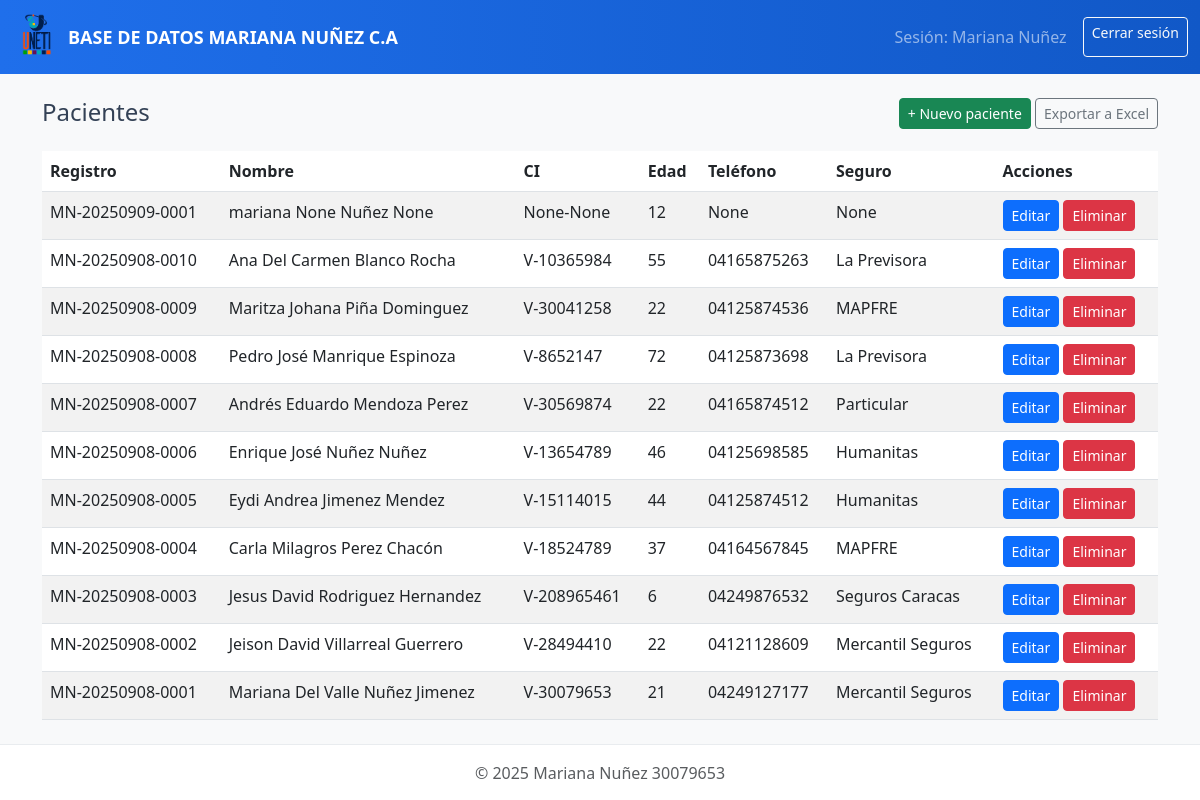
The app's page /patients (signed in) with its own data.
### tables this page shows
CREATE TABLE patients (
        id INTEGER PRIMARY KEY AUTOINCREMENT,
        reg_number TEXT UNIQUE,
        primer_nombre TEXT,
        segundo_nombre TEXT,
        primer_apellido TEXT,
        segundo_apellido TEXT,
        ced_prefijo TEXT,
        ced_numero TEXT,
        fecha_nacimiento TEXT,
        edad INTEGER,
        telefono TEXT,
        telefono_domicilio TEXT,
        direccion TEXT,
        seguro TEXT,
        poliza TEXT,
        responsable TEXT,
        antecedentes TEXT,
        created_at TEXT
    );

### app.py (the view)
@app.route('/patients')
@login_required
def patients():
    con = get_db()
    cur = con.cursor()
    cur.execute("SELECT * FROM patients ORDER BY created_at DESC")
    rows = cur.fetchall()
    con.close()
    return render_template('patients.html', patients=rows)

### app.py (called while the page is built)
def get_db():
    con = sqlite3.connect(DB_FILE)
    con.row_factory = sqlite3.Row
    return con

def login_required(fn):
    from functools import wraps
    @wraps(fn)
    def wrapper(*args, **kwargs):
        if 'user_id' not in session:
            return redirect(url_for('login'))
        return fn(*args, **kwargs)
    return wrapper

### templates/patients.html
{% extends "layout.html" %}
{% block content %}
<div class="d-flex justify-content-between mb-3">
  <h4>Pacientes</h4>
  <div>
    <a class="btn btn-success btn-sm" href="{{ url_for('patient_new') }}">+ Nuevo paciente</a>
    <a class="btn btn-outline-secondary btn-sm" href="{{ url_for('export_patients') }}">Exportar a Excel</a>
  </div>
</div>
<table class="table table-striped">
  <thead>
    <tr>
      <th>Registro</th><th>Nombre</th><th>CI</th><th>Edad</th><th>Teléfono</th><th>Seguro</th><th>Acciones</th>
    </tr>
  </thead>
  <tbody>
    {% for p in patients %}
    <tr>
      <td>{{ p['reg_number'] }}</td>
      <td>{{ p['primer_nombre'] }} {{ p['segundo_nombre'] }} {{ p['primer_apellido'] }} {{ p['segundo_apellido'] }}</td>
      <td>{{ p['ced_prefijo'] }}-{{ p['ced_numero'] }}</td>
      <td>{{ p['edad'] or '-' }}</td>
      <td>{{ p['telefono'] }}</td>
      <td>{{ p['seguro'] }}</td>
      <td>
        <a href="{{ url_for('patient_edit', pid=p['id']) }}" class="btn btn-sm btn-primary">Editar</a>
        <form method="post" action="{{ url_for('patient_delete', pid=p['id']) }}" style="display:inline" onsubmit="return confirm('Eliminar paciente?')">
          <button class="btn btn-sm btn-danger">Eliminar</button>
        </form>
      </td>
    </tr>
    {% else %}
    <tr><td colspan="7" class="text-center">No hay pacientes registrados.</td></tr>
    {% endfor %}
  </tbody>
</table>
{% endblock %}

### templates/layout.html (shortened to what this page needs)
<!doctype html>
<html lang="es">
<head>
  <link href="https://cdn.jsdelivr.net/npm/bootstrap@5.3.0/dist/css/bootstrap.min.css" rel="stylesheet">
  <link href="{{ url_for('static', filename='css/style.css') }}" rel="stylesheet">
</head>
<body class="bg-light">
  <nav class="navbar navbar-expand-lg navbar-dark primary-bg">
    <div class="container-fluid">
      <a class="navbar-brand d-flex align-items-center" href="{{ url_for('dashboard') }}">
        <img src="{{ url_for('static', filename='img/logo.png') }}" alt="logo" height="48" class="me-2">
        BASE DE DATOS MARIANA NUÑEZ C.A
      </a>
      <div class="d-flex">
        {% if session.get('full_name') %}
          <span class="navbar-text me-3">Sesión: {{ session.get('full_name') }}</span>
          <a class="btn btn-outline-light btn-sm" href="{{ url_for('logout') }}">Cerrar sesión</a>
        {% endif %}
      </div>
    </div>
  </nav>
  <div class="container my-4">
    {% block content %}{% endblock %}
  </div>
  <footer class="footer mt-auto py-3 bg-white text-center">
    <div class="container">
      <span class="text-muted">© 2025 Mariana Nuñez 30079653</span>
    </div>
  </footer>
</body>
</html>

### static/css/style.css (style rules this page uses)
:root { --primary-blue:#1f6feb; --primary-dark:#1158c7; --soft-gray:#f3f6f9; --text-gray:#334155; }
body { background: var(--soft-gray); color: var(--text-gray); }
.primary-bg { background: linear-gradient(90deg, var(--primary-blue), var(--primary-dark)); }
.navbar-brand { font-weight:700; font-size:18px; color: #fff !important; }
.table thead { background: #ffffff; }
.footer { border-top:1px solid #e9ecef; }

### records on screen
patients: get "Mariana Nuñez", reg_number "MN-20250908-0001", primer_nombre "Mariana", segundo_nombre "Del Valle", primer_apellido "Nuñez", segundo_apellido "Jimenez", ced_prefijo "V", ced_numero "30079653", edad "21", telefono "04249127177", seguro "Mercantil Seguros"
patients: reg_number "MN-20250909-0001", primer_nombre "mariana", segundo_nombre "None", primer_apellido "Nuñez", segundo_apellido "None", ced_prefijo "None", ced_numero "None", edad "12", telefono "None", seguro "None"
patients: reg_number "MN-20250908-0010", primer_nombre "Ana", segundo_nombre "Del Carmen", primer_apellido "Blanco", segundo_apellido "Rocha", ced_prefijo "V", ced_numero "10365984", edad "55", telefono "04165875263", seguro "La Previsora"
patients: reg_number "MN-20250908-0009", primer_nombre "Maritza", segundo_nombre "Johana", primer_apellido "Piña", segundo_apellido "Dominguez", ced_prefijo "V", ced_numero "30041258", edad "22", telefono "04125874536", seguro "MAPFRE"
patients: reg_number "MN-20250908-0008", primer_nombre "Pedro", segundo_nombre "José", primer_apellido "Manrique", segundo_apellido "Espinoza", ced_prefijo "V", ced_numero "8652147", edad "72", telefono "04125873698", seguro "La Previsora"
patients: reg_number "MN-20250908-0007", primer_nombre "Andrés", segundo_nombre "Eduardo", primer_apellido "Mendoza", segundo_apellido "Perez", ced_prefijo "V", ced_numero "30569874", edad "22", telefono "04165874512", seguro "Particular"
patients: reg_number "MN-20250908-0006", primer_nombre "Enrique", segundo_nombre "José", primer_apellido "Nuñez", segundo_apellido "Nuñez", ced_prefijo "V", ced_numero "13654789", edad "46", telefono "04125698585", seguro "Humanitas"
patients: reg_number "MN-20250908-0005", primer_nombre "Eydi", segundo_nombre "Andrea", primer_apellido "Jimenez", segundo_apellido "Mendez", ced_prefijo "V", ced_numero "15114015", edad "44", telefono "04125874512", seguro "Humanitas"
patients: reg_number "MN-20250908-0004", primer_nombre "Carla", segundo_nombre "Milagros", primer_apellido "Perez", segundo_apellido "Chacón", ced_prefijo "V", ced_numero "18524789", edad "37", telefono "04164567845", seguro "MAPFRE"
patients: reg_number "MN-20250908-0003", primer_nombre "Jesus", segundo_nombre "David", primer_apellido "Rodriguez", segundo_apellido "Hernandez", ced_prefijo "V", ced_numero "208965461", edad "6", telefono "04249876532", seguro "Seguros Caracas"
patients: reg_number "MN-20250908-0002", primer_nombre "Jeison", segundo_nombre "David", primer_apellido "Villarreal", segundo_apellido "Guerrero", ced_prefijo "V", ced_numero "28494410", edad "22", telefono "04121128609", seguro "Mercantil Seguros"
